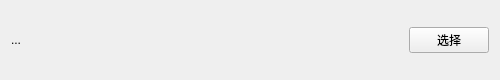
<?xml version="1.0" encoding="UTF-8"?>
<ui version="4.0">
 <class>FileSelector</class>
 <widget class="QWidget" name="FileSelector">
  <property name="geometry">
   <rect>
    <x>0</x>
    <y>0</y>
    <width>500</width>
    <height>80</height>
   </rect>
  </property>
  <property name="windowTitle">
   <string notr="true">FileSelector</string>
  </property>
  <layout class="QHBoxLayout" name="horizontalLayout">
   <item>
    <widget class="ElidedLabel" name="elidedLabel">
     <property name="sizePolicy">
      <sizepolicy hsizetype="Expanding" vsizetype="Preferred">
       <horstretch>0</horstretch>
       <verstretch>0</verstretch>
      </sizepolicy>
     </property>
     <property name="text">
      <string notr="true">...</string>
     </property>
    </widget>
   </item>
   <item>
    <widget class="QPushButton" name="pushButton">
     <property name="text">
      <string>选择</string>
     </property>
    </widget>
   </item>
  </layout>
 </widget>
 <customwidgets>
  <customwidget>
   <class>ElidedLabel</class>
   <extends>QLabel</extends>
   <header location="global">ui.extends.elidedLabel</header>
  </customwidget>
 </customwidgets>
 <resources/>
 <connections/>
</ui>
